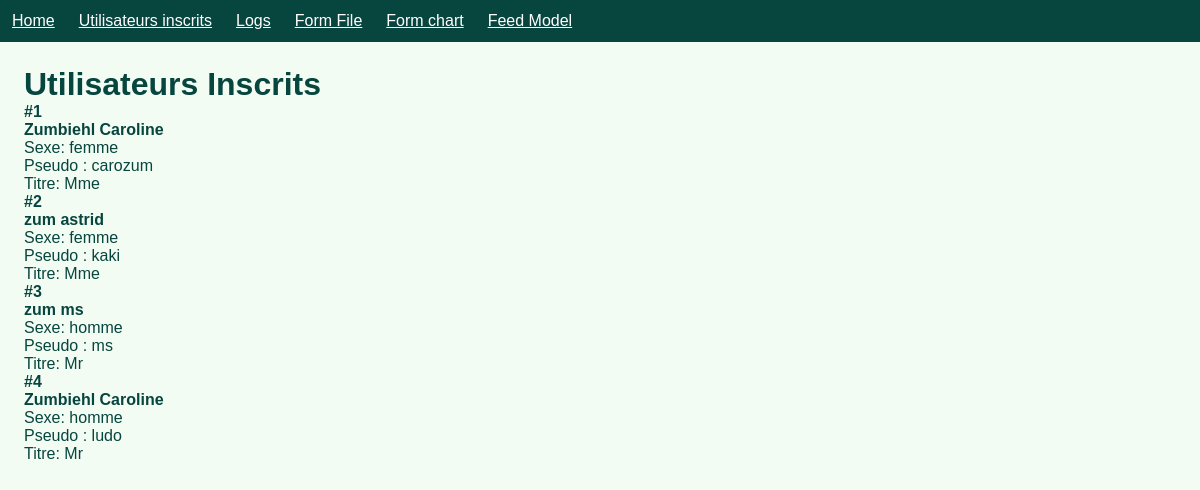
Before: /utilisateurs-inscrits with the older database file.
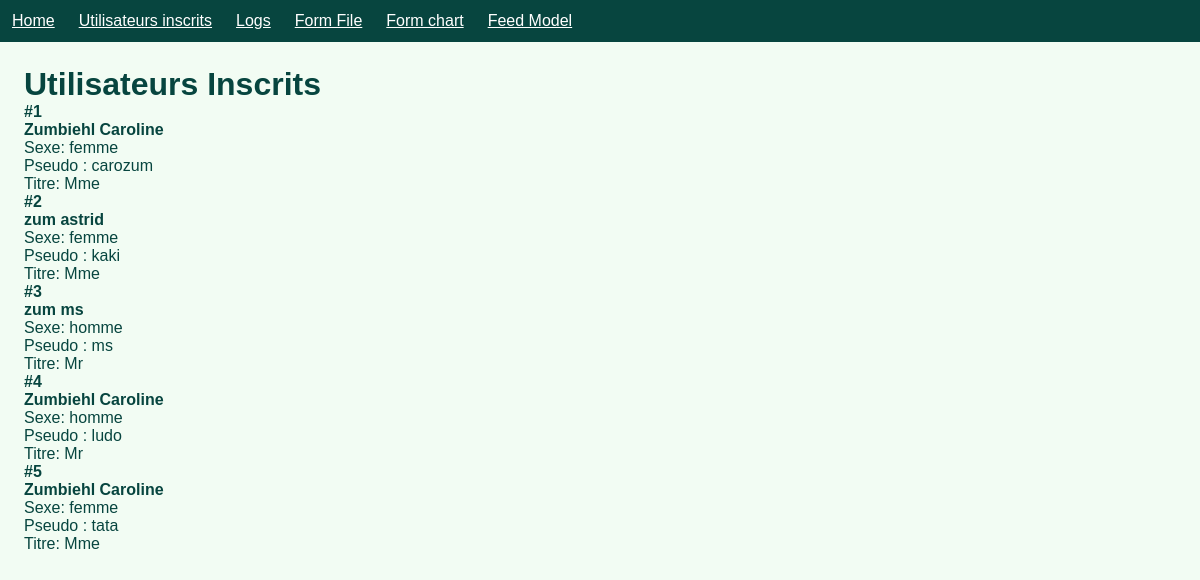
After: the same page with the newer database file.
### models.py (models this page shows)
class User(db.Model):
    id = db.Column(db.Integer, primary_key=True, autoincrement=True)
    prenom = db.Column('Prenom', db.String())
    nom = db.Column('Nom', db.String())
    sexe = db.Column('Sexe', db.String())
    pseudo = db.Column('Pseudo', db.String())
    titre = db.Column('Titre', db.String())

### app.py (the view)
@app.route('/utilisateurs-inscrits')
def utilisateurs_inscrits():
    users = User.query.all()
    return render_template("utilisateurs-inscrits.html", users=users)

### templates/utilisateurs-inscrits.html (shortened to what this page needs)
{% extends 'layout.html' %}
{% block content %}
<h1>Utilisateurs Inscrits</h1>
<div class="content">
    {% for user in users %}
    <div class="user">
        <p><b>#{{ user.id }}</b></p>
        <b>
            <p class="name">{{ user.nom }} {{ user.prenom }}</p>
        </b>
        <p>Sexe: {{ user.sexe }}</p>
        <p>Pseudo : {{ user.pseudo }}</p>
        <p>Titre: {{ user.titre }}</p>
    </div>
    {% endfor %}
</div>
{% endblock %}

Changed rows visible on the page:
added User: id "5", nom "Zumbiehl", prenom "Caroline", sexe "femme", pseudo "tata", titre "Mme"
